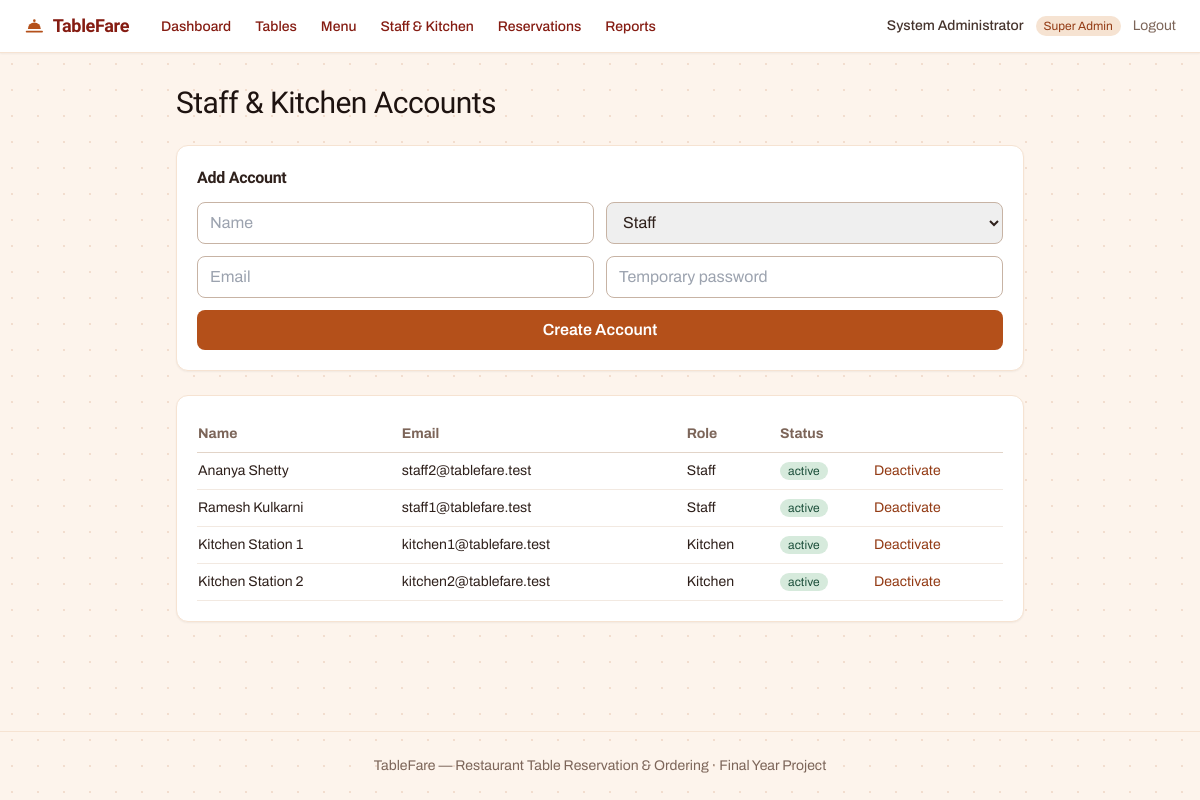
/index.php?route=admin/staff (signed in), run on the app's committed database.
### tables this page shows
CREATE TABLE users (
    id          INT AUTO_INCREMENT PRIMARY KEY,
    name        VARCHAR(100) NOT NULL,
    email       VARCHAR(150) NOT NULL UNIQUE,
    password    VARCHAR(255) NOT NULL,
    role        ENUM('super_admin','staff','kitchen') NOT NULL,
    status      ENUM('active','inactive') NOT NULL DEFAULT 'active',
    created_at  TIMESTAMP NOT NULL DEFAULT CURRENT_TIMESTAMP
);

### app/controllers/AdminController.php (called while the page is built, shortened)
<?php
require_once __DIR__ . '/../models/User.php';
class AdminController
{
    public function staff(): void
    {
        $accounts = User::allStaffAndKitchen();
        $pageTitle = 'Staff & Kitchen Accounts';
        require __DIR__ . '/../views/admin/staff.php';
    }
}

### public/index.php (called while the page is built, shortened)
<?php
require_once __DIR__ . '/../core/helpers.php';
require_once __DIR__ . '/../core/Database.php';
require_once __DIR__ . '/../app/controllers/AdminController.php';
$router = new Router();
$router->get('login', fn() => (new AuthController())->showLogin());
$router->post('login', fn() => (new AuthController())->login());
$router->post('logout', fn() => (new AuthController())->logout());
$router->get('admin/dashboard', fn() => (new AdminController())->dashboard());
$router->get('admin/tables', fn() => (new AdminController())->tables());
$router->post('admin/tables/store', fn() => (new AdminController())->tableStore());
$router->post('admin/tables/update', fn() => (new AdminController())->tableUpdate());
$router->post('admin/tables/status', fn() => (new AdminController())->tableToggleStatus());
$router->get('admin/tables/qr', fn() => (new AdminController())->tableQrDownload());
$router->get('admin/menu', fn() => (new AdminController())->menu());
$router->post('admin/menu/categories/store', fn() => (new AdminController())->categoryStore());
$router->post('admin/menu/categories/update', fn() => (new AdminController())->categoryUpdate());
$router->post('admin/menu/categories/delete', fn() => (new AdminController())->categoryDelete());
$router->post('admin/menu/items/store', fn() => (new AdminController())->itemStore());
$router->post('admin/menu/items/update', fn() => (new AdminController())->itemUpdate());
$router->post('admin/menu/items/delete', fn() => (new AdminController())->itemDelete());
$router->get('admin/staff', fn() => (new AdminController())->staff());
$router->post('admin/staff/store', fn() => (new AdminController())->staffStore());
$router->post('admin/staff/status', fn() => (new AdminController())->staffToggleStatus());
$router->get('admin/reservations', fn() => (new AdminController())->reservations());
$router->get('admin/reports', fn() => (new AdminController())->reports());
$router->get('staff/dashboard', fn() => (new StaffController())->dashboard());
$router->get('staff/reservations', fn() => (new StaffController())->reservations());
$router->post('staff/reservations/confirm', fn() => (new StaffController())->reservationConfirm());
$router->post('staff/reservations/cancel', fn() => (new StaffController())->reservationCancel());
$router->post('staff/reservations/seat', fn() => (new StaffController())->reservationSeat());
$router->get('staff/tables', fn() => (new StaffController())->tables());
$router->get('staff/sessions/detail', fn() => (new StaffController())->sessionDetail());
$router->post('staff/sessions/close', fn() => (new StaffController())->sessionForceClose());
$router->post('staff/orders/serve', fn() => (new StaffController())->orderMarkServed());
$router->get('staff/billing', fn() => (new StaffController())->billing());
$router->post('staff/billing/generate', fn() => (new StaffController())->billingGenerate());
$router->post('staff/billing/markpaid', fn() => (new StaffController())->billingMarkPaid());
$router->get('kitchen/queue', fn() => (new KitchenController())->queue());
$router->get('kitchen/queue/data', fn() => (new KitchenController())->queueData());
$router->post('kitchen/item/advance', fn() => (new KitchenController())->itemAdvance());
$router->get('booking/create', fn() => (new BookingController())->createForm());
$router->post('booking/create/otp', fn() => (new BookingController())->createSendOtp());
$router->post('booking/create/verify', fn() => (new BookingController())->createVerify());
$router->get('booking/lookup', fn() => (new BookingController())->lookupForm());
$router->post('booking/lookup/otp', fn() => (new BookingController())->lookupSendOtp());
$router->post('booking/lookup/verify', fn() => (new BookingController())->lookupVerify());
$router->get('booking/mine', fn() => (new BookingController())->mine());
$router->post('booking/cancel', fn() => (new BookingController())->cancel());
$router->get('table/join', fn() => (new TableController())->join());
$router->get('table/start', fn() => (new TableController())->startForm());
$router->post('table/start/otp', fn() => (new TableController())->startSendOtp());
$router->post('table/start/verify', fn() => (new TableController())->startVerify());
$router->get('table/started', fn() => (new TableController())->started());
$router->get('table/joincode', fn() => (new TableController())->joinCodeForm());
$router->post('table/joincode/submit', fn() => (new TableController())->joinCodeSubmit());
$router->get('order/menu', fn() => (new OrderController())->menu());
$router->get('order/cart', fn() => (new OrderController())->cartData());
$router->post('order/cart/add', fn() => (new OrderController())->cartAdd());
$router->post('order/cart/update', fn() => (new OrderController())->cartUpdate());
$router->post('order/place', fn() => (new OrderController())->place());
$router->get('order/mine', fn() => (new OrderController())->mine());
$route = $_GET['route'] ?? '';
$router->dispatch($_SERVER['REQUEST_METHOD'], $route);

### core/Router.php (called while the page is built, shortened)
<?php
class Router
{
    private array $routes = ['GET' => [], 'POST' => []];
    public function get(string $route, callable $handler): void
    {
        $this->routes['GET'][$route] = $handler;
    }
    public function post(string $route, callable $handler): void
    {
        $this->routes['POST'][$route] = $handler;
    }
    public function dispatch(string $method, string $route): void
    {
        $handler = $this->routes[$method][$route] ?? null;
        try {
            $handler();
        } catch (Throwable $e) {
            error_log($e->getMessage());
            http_response_code(500);
            require __DIR__ . '/../app/views/errors/500.php';
        }
    }
}

### core/Database.php (called while the page is built)
<?php
class Database
{
    private static ?PDO $instance = null;
    public static function connect(): PDO
    {
        if (self::$instance === null) {
            $config = require __DIR__ . '/../config/database.php';
            $dsn = sprintf(
                'mysql:host=%s;port=%d;dbname=%s;charset=%s',
                $config['host'],
                $config['port'],
                $config['database'],
                $config['charset']
            );
            self::$instance = new PDO($dsn, $config['username'], $config['password'], [
                PDO::ATTR_ERRMODE            => PDO::ERRMODE_EXCEPTION,
                PDO::ATTR_DEFAULT_FETCH_MODE => PDO::FETCH_ASSOC,
                PDO::ATTR_EMULATE_PREPARES   => false,
            ]);
        }
        return self::$instance;
    }
}

### app/models/User.php (called while the page is built, shortened)
<?php
require_once __DIR__ . '/../../core/Database.php';
class User
{
    public static function allStaffAndKitchen(): array
    {
        return Database::connect()->query(
            "SELECT * FROM users WHERE role IN ('staff','kitchen') ORDER BY role, name"
        )->fetchAll();
    }
}

### app/views/admin/staff.php (the view, shortened to what this page needs)
<?php require __DIR__ . '/../partials/header.php'; ?>
<?php require __DIR__ . '/../partials/staff_navbar.php'; ?>
<main class="flex-1 max-w-4xl mx-auto w-full px-6 py-8">
    <h1 class="text-3xl text-stone-900"><?= e($pageTitle) ?></h1>
    <section class="bg-white rounded-xl border border-amber-100 shadow-sm p-5 mt-6">
        <h2 class="font-semibold text-stone-800 mb-3">Add Account</h2>
        <form method="POST" action="/index.php?route=admin/staff/store" class="grid grid-cols-2 gap-3">
            <input type="text" name="name" placeholder="Name" required class="rounded-lg border border-stone-300 px-3 py-2">
            <select name="role" required class="rounded-lg border border-stone-300 px-3 py-2">
                <option value="staff">Staff</option>
            </select>
            <input type="email" name="email" placeholder="Email" required class="rounded-lg border border-stone-300 px-3 py-2">
            <input type="password" name="password" placeholder="Temporary password" minlength="8" required class="rounded-lg border border-stone-300 px-3 py-2">
            <button type="submit" class="col-span-2 py-2 rounded-lg bg-amber-600 text-white font-semibold hover:bg-amber-700">Create Account</button>
        </form>
    </section>
    <section class="bg-white rounded-xl border border-amber-100 shadow-sm p-5 mt-6">
        <table class="w-full text-sm">
            <thead><tr class="text-left text-stone-500 border-b border-stone-200"><th class="py-2">Name</th><th>Email</th><th>Role</th><th>Status</th><th></th></tr></thead>
            <tbody>
            <?php foreach ($accounts as $u): ?>
                <tr class="border-b border-stone-100">
                    <td class="py-2"><?= e($u['name']) ?></td>
                    <td><?= e($u['email']) ?></td>
                    <td class="capitalize"><?= e($u['role']) ?></td>
                    <td><span class="px-2 py-0.5 rounded-full text-xs <?= $u['status'] === 'active' ? 'bg-green-100 text-green-700' : 'bg-stone-100 text-stone-500' ?>"><?= e($u['status']) ?></span></td>
                    <td>
                        <form method="POST" action="/index.php?route=admin/staff/status" class="inline">
                            <button type="submit" class="text-amber-700 hover:underline"><?= $u['status'] === 'active' ? 'Deactivate' : 'Activate' ?></button>
                        </form>
                    </td>
                </tr>
            <?php endforeach; ?>
            </tbody>
        </table>
    </section>
</main>
<?php require __DIR__ . '/../partials/footer.php'; ?>

### app/views/partials/header.php (style rules this page uses)
:root { color-scheme: light; }
body { background-color: #FDF4EC; background-image: radial-gradient(rgba(180, 80, 26, 0.14) 1px, transparent 1px); background-size: 26px 26px; background-position: -1px -1px; }
h1, h2, h3, .font-display { font-family: 'Bricolage Grotesque', Archivo, 'Segoe UI', sans-serif; letter-spacing: -0.018em; }
h1 { font-weight: 800; }
h2, h3 { font-weight: 700; }
.tnum, table td, table th { font-variant-numeric: tabular-nums; }

### data on the page
users: name "Ananya Shetty", email "staff2@tablefare.test", role "Staff", status "active", shows "Deactivate"
users: name "Ramesh Kulkarni", email "staff1@tablefare.test", role "Staff", status "active", shows "Deactivate"
users: name "Kitchen Station 1", email "kitchen1@tablefare.test", role "Kitchen", status "active", shows "Deactivate"
users: name "Kitchen Station 2", email "kitchen2@tablefare.test", role "Kitchen", status "active", shows "Deactivate"

### other printed values
$label "Dashboard"
$label "Tables"
$label "Menu"
$label "Staff & Kitchen"
$label "Reservations"
$label "Reports"
Auth::name() "System Administrator"
str_replace('_', ' ', $role) "Super Admin"
$pageTitle "Staff & Kitchen Accounts"
